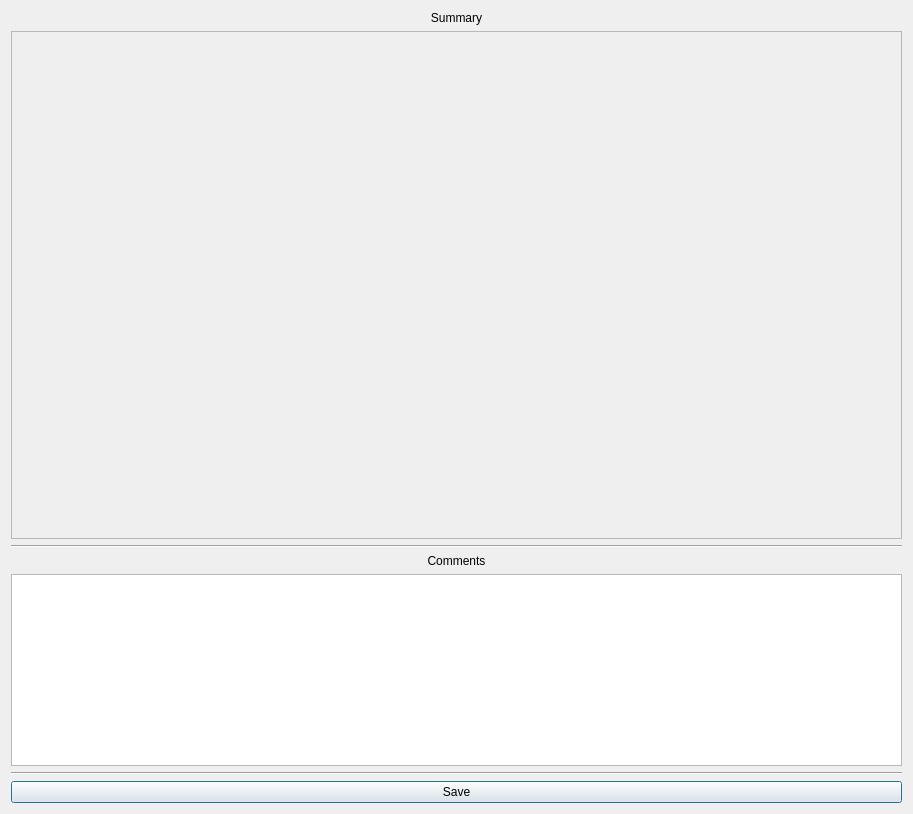
<?xml version="1.0" encoding="UTF-8"?>
<ui version="4.0">
 <class>Summary</class>
 <widget class="QDialog" name="Summary">
  <property name="geometry">
   <rect>
    <x>0</x>
    <y>0</y>
    <width>913</width>
    <height>814</height>
   </rect>
  </property>
  <property name="windowTitle">
   <string>Dialog</string>
  </property>
  <layout class="QVBoxLayout" name="verticalLayout">
   <item>
    <layout class="QVBoxLayout" name="verticalLayout_summary">
     <item>
      <widget class="QLabel" name="summary">
       <property name="text">
        <string>Summary</string>
       </property>
       <property name="alignment">
        <set>Qt::AlignHCenter|Qt::AlignTop</set>
       </property>
      </widget>
     </item>
    </layout>
   </item>
   <item>
    <widget class="QScrollArea" name="scrollArea">
     <property name="widgetResizable">
      <bool>true</bool>
     </property>
     <widget class="QWidget" name="scrollContents">
      <property name="geometry">
       <rect>
        <x>0</x>
        <y>0</y>
        <width>893</width>
        <height>497</height>
       </rect>
      </property>
      <layout class="QVBoxLayout" name="verticalLayout_2"/>
     </widget>
    </widget>
   </item>
   <item>
    <widget class="Line" name="line">
     <property name="orientation">
      <enum>Qt::Horizontal</enum>
     </property>
    </widget>
   </item>
   <item>
    <widget class="QLabel" name="comments_label">
     <property name="text">
      <string>Comments</string>
     </property>
     <property name="alignment">
      <set>Qt::AlignCenter</set>
     </property>
    </widget>
   </item>
   <item>
    <widget class="QTextEdit" name="comments_textEdit">
     <property name="sizePolicy">
      <sizepolicy hsizetype="Expanding" vsizetype="Minimum">
       <horstretch>0</horstretch>
       <verstretch>0</verstretch>
      </sizepolicy>
     </property>
     <property name="frameShape">
      <enum>QFrame::StyledPanel</enum>
     </property>
     <property name="frameShadow">
      <enum>QFrame::Sunken</enum>
     </property>
     <property name="lineWidth">
      <number>5</number>
     </property>
    </widget>
   </item>
   <item>
    <widget class="Line" name="line_2">
     <property name="orientation">
      <enum>Qt::Horizontal</enum>
     </property>
    </widget>
   </item>
   <item>
    <widget class="QPushButton" name="save_pushButton">
     <property name="text">
      <string>Save</string>
     </property>
    </widget>
   </item>
  </layout>
 </widget>
 <resources/>
 <connections/>
</ui>
